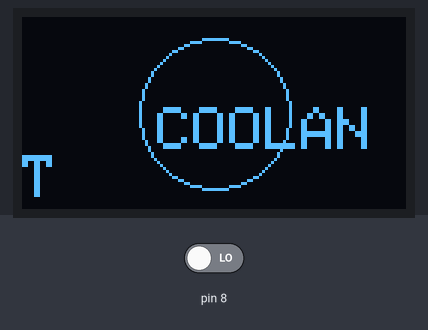
The sketch below on a simulated Arduino Uno, built with avr-gcc and run on an emulated ATmega328P. Parts: 128×64 one-colour display. The inputs (shaded band) are chosen by the test bench; at power-on: pin 8 LOW.

Above: at 0.1 s.
At 1.2 s:
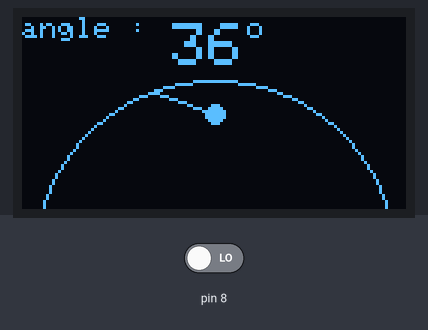
1.3 s: pin 8 driven HIGH
At 1.9 s:
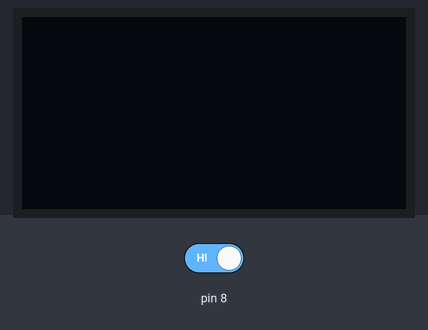
Timing chart, 0 to 4.3 s (numbered marks = the images above; inputs shaded):
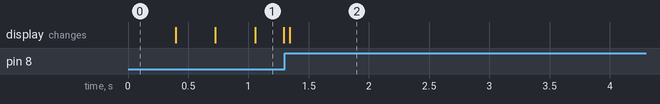

The sketch:

oled_angle.ino
```cpp
#include <Adafruit_GFX.h>
#include <Adafruit_SSD1306.h>

#define OLED_RESET 0
Adafruit_SSD1306 display(OLED_RESET);

#define xmax 128
#define ymax 64
#define xcenter xmax / 2
#define ycenter ymax / 2
#define arc_width xmax / 5  // ปรับค่าเพื่อเปลี่ยนความกว้างด้านข้างของครึ่งวงกลม
#define arc_height ymax / 5  // ปรับค่าเพื่อเปลี่ยนความสูงด้านข้างของครึ่งวงกลม

int p, w, m, a = 10;
int angle_value = 36;
int angle = 0;  // ตัวแปรมุม
char *label[] = {"LOAD", "COOLANT", "INTAKE", "VOLT"};
int labelXpos[] = {53, 45, 49, 53};
Adafruit_GFX_Button buttons[3];
uint8_t currButton = -1;

void gauge(uint8_t angle);

void setup() {
  pinMode(8,INPUT);
  display.begin(SSD1306_SWITCHCAPVCC, 0x3C);
  display.setTextColor(WHITE);
  display.clearDisplay();

  display.drawCircle(xcenter, ycenter, arc_width, WHITE);
  display.drawCircle(xcenter, ycenter, arc_width, WHITE);

  display.setCursor(labelXpos[1], 30);
  display.setTextSize(2);
  display.print(label[1]);

  display.display();
}

int angle_define = 0,key = 0;;
void loop() {
  p += a;

  if (p > 1023)
    a = -10;
  else if (p < 0)
    a = 10;

  w = map(p, 0, 1023, 0, 100);
  m = map(p, 0, 1023, 0, 90);

  uint8_t xx = m;
  if (xx < 45) {
    xx += 135;
  } else {
    xx -= 45;
  }

  display.clearDisplay();
  if (angle_define <= angle_value){
     angle_define += 1;
  }
  gauge(angle_define);

  display.setTextSize(1);
  display.setCursor(0, 0);
  display.print("angle :");

  display.setTextSize(2);
  display.setCursor(50, 2);
  display.print(angle_value);

  display.setTextSize(1);
  display.setCursor(75, 0);
  display.print("o");

  display.stopscroll();  // หยุดการกระพริบข้อความและเลข

  display.display(); // แสดงผลทั้งหมดครั้งเดียว
  if (digitalRead(8) == 1 and key == 0){
    display.clearDisplay();
    display.display();
    angle_define = 0;
    key = 1;
    delay(6000);
  }
  if (digitalRead(8) == 0 and key == 1){
    key = 0;
  }
}

void gauge(uint8_t angle) {
  display.drawCircle(xcenter, ycenter - 8 + arc_height + 45, arc_width + 35, WHITE);

  // ตำแหน่งฐานเข็มปัด
  int baseX = xcenter;
  int baseY = ycenter;

  // วงกลมฐานเข็มปัด
  display.fillCircle(baseX, baseY, 3, WHITE);

  // คำนวณตำแหน่งปลายเข็มปัด
  float x1 = sin(((angle+10)-90) * 2 * PI / 360);
  float y1 = cos(((angle+10)-90) * 2 * PI / 360);
  int x2 = baseX + (arc_width * x1);
  int y2 = baseY - (arc_width * y1);

  // เส้นเชื่อมต่อฐานและปลายเข็มปัด
  display.drawLine(baseX, baseY, x2, y2 + 10, WHITE);
}
```

Measured:
- after the input at 1.3 s, the display: changes at once (image 2)
